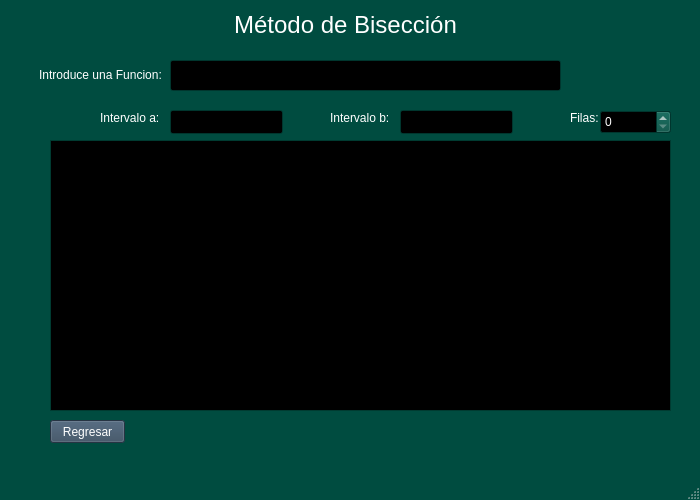
<?xml version="1.0" encoding="UTF-8"?>
<ui version="4.0">
 <class>biseccion</class>
 <widget class="QMainWindow" name="biseccion">
  <property name="geometry">
   <rect>
    <x>0</x>
    <y>0</y>
    <width>700</width>
    <height>500</height>
   </rect>
  </property>
  <property name="palette">
   <palette>
    <active>
     <colorrole role="WindowText">
      <brush brushstyle="SolidPattern">
       <color alpha="255">
        <red>255</red>
        <green>255</green>
        <blue>255</blue>
       </color>
      </brush>
     </colorrole>
     <colorrole role="Button">
      <brush brushstyle="SolidPattern">
       <color alpha="255">
        <red>0</red>
        <green>76</green>
        <blue>64</blue>
       </color>
      </brush>
     </colorrole>
     <colorrole role="Light">
      <brush brushstyle="SolidPattern">
       <color alpha="255">
        <red>0</red>
        <green>114</green>
        <blue>96</blue>
       </color>
      </brush>
     </colorrole>
     <colorrole role="Midlight">
      <brush brushstyle="SolidPattern">
       <color alpha="255">
        <red>0</red>
        <green>95</green>
        <blue>80</blue>
       </color>
      </brush>
     </colorrole>
     <colorrole role="Dark">
      <brush brushstyle="SolidPattern">
       <color alpha="255">
        <red>0</red>
        <green>38</green>
        <blue>32</blue>
       </color>
      </brush>
     </colorrole>
     <colorrole role="Mid">
      <brush brushstyle="SolidPattern">
       <color alpha="255">
        <red>0</red>
        <green>50</green>
        <blue>42</blue>
       </color>
      </brush>
     </colorrole>
     <colorrole role="Text">
      <brush brushstyle="SolidPattern">
       <color alpha="255">
        <red>255</red>
        <green>255</green>
        <blue>255</blue>
       </color>
      </brush>
     </colorrole>
     <colorrole role="BrightText">
      <brush brushstyle="SolidPattern">
       <color alpha="255">
        <red>255</red>
        <green>255</green>
        <blue>255</blue>
       </color>
      </brush>
     </colorrole>
     <colorrole role="ButtonText">
      <brush brushstyle="SolidPattern">
       <color alpha="255">
        <red>255</red>
        <green>255</green>
        <blue>255</blue>
       </color>
      </brush>
     </colorrole>
     <colorrole role="Base">
      <brush brushstyle="SolidPattern">
       <color alpha="255">
        <red>0</red>
        <green>0</green>
        <blue>0</blue>
       </color>
      </brush>
     </colorrole>
     <colorrole role="Window">
      <brush brushstyle="SolidPattern">
       <color alpha="255">
        <red>0</red>
        <green>76</green>
        <blue>64</blue>
       </color>
      </brush>
     </colorrole>
     <colorrole role="Shadow">
      <brush brushstyle="SolidPattern">
       <color alpha="255">
        <red>0</red>
        <green>0</green>
        <blue>0</blue>
       </color>
      </brush>
     </colorrole>
     <colorrole role="AlternateBase">
      <brush brushstyle="SolidPattern">
       <color alpha="255">
        <red>0</red>
        <green>38</green>
        <blue>32</blue>
       </color>
      </brush>
     </colorrole>
     <colorrole role="ToolTipBase">
      <brush brushstyle="SolidPattern">
       <color alpha="255">
        <red>255</red>
        <green>255</green>
        <blue>220</blue>
       </color>
      </brush>
     </colorrole>
     <colorrole role="ToolTipText">
      <brush brushstyle="SolidPattern">
       <color alpha="255">
        <red>46</red>
        <green>52</green>
        <blue>54</blue>
       </color>
      </brush>
     </colorrole>
     <colorrole role="PlaceholderText">
      <brush brushstyle="SolidPattern">
       <color alpha="128">
        <red>255</red>
        <green>255</green>
        <blue>255</blue>
       </color>
      </brush>
     </colorrole>
    </active>
    <inactive>
     <colorrole role="WindowText">
      <brush brushstyle="SolidPattern">
       <color alpha="255">
        <red>255</red>
        <green>255</green>
        <blue>255</blue>
       </color>
      </brush>
     </colorrole>
     <colorrole role="Button">
      <brush brushstyle="SolidPattern">
       <color alpha="255">
        <red>0</red>
        <green>76</green>
        <blue>64</blue>
       </color>
      </brush>
     </colorrole>
     <colorrole role="Light">
      <brush brushstyle="SolidPattern">
       <color alpha="255">
        <red>0</red>
        <green>114</green>
        <blue>96</blue>
       </color>
      </brush>
     </colorrole>
     <colorrole role="Midlight">
      <brush brushstyle="SolidPattern">
       <color alpha="255">
        <red>0</red>
        <green>95</green>
        <blue>80</blue>
       </color>
      </brush>
     </colorrole>
     <colorrole role="Dark">
      <brush brushstyle="SolidPattern">
       <color alpha="255">
        <red>0</red>
        <green>38</green>
        <blue>32</blue>
       </color>
      </brush>
     </colorrole>
     <colorrole role="Mid">
      <brush brushstyle="SolidPattern">
       <color alpha="255">
        <red>0</red>
        <green>50</green>
        <blue>42</blue>
       </color>
      </brush>
     </colorrole>
     <colorrole role="Text">
      <brush brushstyle="SolidPattern">
       <color alpha="255">
        <red>255</red>
        <green>255</green>
        <blue>255</blue>
       </color>
      </brush>
     </colorrole>
     <colorrole role="BrightText">
      <brush brushstyle="SolidPattern">
       <color alpha="255">
        <red>255</red>
        <green>255</green>
        <blue>255</blue>
       </color>
      </brush>
     </colorrole>
     <colorrole role="ButtonText">
      <brush brushstyle="SolidPattern">
       <color alpha="255">
        <red>255</red>
        <green>255</green>
        <blue>255</blue>
       </color>
      </brush>
     </colorrole>
     <colorrole role="Base">
      <brush brushstyle="SolidPattern">
       <color alpha="255">
        <red>0</red>
        <green>0</green>
        <blue>0</blue>
       </color>
      </brush>
     </colorrole>
     <colorrole role="Window">
      <brush brushstyle="SolidPattern">
       <color alpha="255">
        <red>0</red>
        <green>76</green>
        <blue>64</blue>
       </color>
      </brush>
     </colorrole>
     <colorrole role="Shadow">
      <brush brushstyle="SolidPattern">
       <color alpha="255">
        <red>0</red>
        <green>0</green>
        <blue>0</blue>
       </color>
      </brush>
     </colorrole>
     <colorrole role="AlternateBase">
      <brush brushstyle="SolidPattern">
       <color alpha="255">
        <red>0</red>
        <green>38</green>
        <blue>32</blue>
       </color>
      </brush>
     </colorrole>
     <colorrole role="ToolTipBase">
      <brush brushstyle="SolidPattern">
       <color alpha="255">
        <red>255</red>
        <green>255</green>
        <blue>220</blue>
       </color>
      </brush>
     </colorrole>
     <colorrole role="ToolTipText">
      <brush brushstyle="SolidPattern">
       <color alpha="255">
        <red>46</red>
        <green>52</green>
        <blue>54</blue>
       </color>
      </brush>
     </colorrole>
     <colorrole role="PlaceholderText">
      <brush brushstyle="SolidPattern">
       <color alpha="128">
        <red>255</red>
        <green>255</green>
        <blue>255</blue>
       </color>
      </brush>
     </colorrole>
    </inactive>
    <disabled>
     <colorrole role="WindowText">
      <brush brushstyle="SolidPattern">
       <color alpha="255">
        <red>0</red>
        <green>38</green>
        <blue>32</blue>
       </color>
      </brush>
     </colorrole>
     <colorrole role="Button">
      <brush brushstyle="SolidPattern">
       <color alpha="255">
        <red>0</red>
        <green>76</green>
        <blue>64</blue>
       </color>
      </brush>
     </colorrole>
     <colorrole role="Light">
      <brush brushstyle="SolidPattern">
       <color alpha="255">
        <red>0</red>
        <green>114</green>
        <blue>96</blue>
       </color>
      </brush>
     </colorrole>
     <colorrole role="Midlight">
      <brush brushstyle="SolidPattern">
       <color alpha="255">
        <red>0</red>
        <green>95</green>
        <blue>80</blue>
       </color>
      </brush>
     </colorrole>
     <colorrole role="Dark">
      <brush brushstyle="SolidPattern">
       <color alpha="255">
        <red>0</red>
        <green>38</green>
        <blue>32</blue>
       </color>
      </brush>
     </colorrole>
     <colorrole role="Mid">
      <brush brushstyle="SolidPattern">
       <color alpha="255">
        <red>0</red>
        <green>50</green>
        <blue>42</blue>
       </color>
      </brush>
     </colorrole>
     <colorrole role="Text">
      <brush brushstyle="SolidPattern">
       <color alpha="255">
        <red>0</red>
        <green>38</green>
        <blue>32</blue>
       </color>
      </brush>
     </colorrole>
     <colorrole role="BrightText">
      <brush brushstyle="SolidPattern">
       <color alpha="255">
        <red>255</red>
        <green>255</green>
        <blue>255</blue>
       </color>
      </brush>
     </colorrole>
     <colorrole role="ButtonText">
      <brush brushstyle="SolidPattern">
       <color alpha="255">
        <red>0</red>
        <green>38</green>
        <blue>32</blue>
       </color>
      </brush>
     </colorrole>
     <colorrole role="Base">
      <brush brushstyle="SolidPattern">
       <color alpha="255">
        <red>0</red>
        <green>76</green>
        <blue>64</blue>
       </color>
      </brush>
     </colorrole>
     <colorrole role="Window">
      <brush brushstyle="SolidPattern">
       <color alpha="255">
        <red>0</red>
        <green>76</green>
        <blue>64</blue>
       </color>
      </brush>
     </colorrole>
     <colorrole role="Shadow">
      <brush brushstyle="SolidPattern">
       <color alpha="255">
        <red>0</red>
        <green>0</green>
        <blue>0</blue>
       </color>
      </brush>
     </colorrole>
     <colorrole role="AlternateBase">
      <brush brushstyle="SolidPattern">
       <color alpha="255">
        <red>0</red>
        <green>76</green>
        <blue>64</blue>
       </color>
      </brush>
     </colorrole>
     <colorrole role="ToolTipBase">
      <brush brushstyle="SolidPattern">
       <color alpha="255">
        <red>255</red>
        <green>255</green>
        <blue>220</blue>
       </color>
      </brush>
     </colorrole>
     <colorrole role="ToolTipText">
      <brush brushstyle="SolidPattern">
       <color alpha="255">
        <red>46</red>
        <green>52</green>
        <blue>54</blue>
       </color>
      </brush>
     </colorrole>
     <colorrole role="PlaceholderText">
      <brush brushstyle="SolidPattern">
       <color alpha="128">
        <red>255</red>
        <green>255</green>
        <blue>255</blue>
       </color>
      </brush>
     </colorrole>
    </disabled>
   </palette>
  </property>
  <property name="windowTitle">
   <string>MainWindow</string>
  </property>
  <widget class="QWidget" name="centralwidget">
   <widget class="QLabel" name="label">
    <property name="geometry">
     <rect>
      <x>200</x>
      <y>10</y>
      <width>291</width>
      <height>31</height>
     </rect>
    </property>
    <property name="text">
     <string>&lt;html&gt;&lt;head/&gt;&lt;body&gt;&lt;p align=&quot;center&quot;&gt;&lt;span style=&quot; font-size:18pt;&quot;&gt;Método de Bisección&lt;/span&gt;&lt;/p&gt;&lt;/body&gt;&lt;/html&gt;</string>
    </property>
   </widget>
   <widget class="QPushButton" name="pushButton">
    <property name="geometry">
     <rect>
      <x>50</x>
      <y>420</y>
      <width>75</width>
      <height>23</height>
     </rect>
    </property>
    <property name="palette">
     <palette>
      <active>
       <colorrole role="WindowText">
        <brush brushstyle="SolidPattern">
         <color alpha="255">
          <red>255</red>
          <green>255</green>
          <blue>255</blue>
         </color>
        </brush>
       </colorrole>
       <colorrole role="Button">
        <brush brushstyle="SolidPattern">
         <color alpha="255">
          <red>53</red>
          <green>73</green>
          <blue>94</blue>
         </color>
        </brush>
       </colorrole>
       <colorrole role="Light">
        <brush brushstyle="SolidPattern">
         <color alpha="255">
          <red>79</red>
          <green>109</green>
          <blue>141</blue>
         </color>
        </brush>
       </colorrole>
       <colorrole role="Midlight">
        <brush brushstyle="SolidPattern">
         <color alpha="255">
          <red>66</red>
          <green>91</green>
          <blue>117</blue>
         </color>
        </brush>
       </colorrole>
       <colorrole role="Dark">
        <brush brushstyle="SolidPattern">
         <color alpha="255">
          <red>26</red>
          <green>36</green>
          <blue>47</blue>
         </color>
        </brush>
       </colorrole>
       <colorrole role="Mid">
        <brush brushstyle="SolidPattern">
         <color alpha="255">
          <red>35</red>
          <green>48</green>
          <blue>62</blue>
         </color>
        </brush>
       </colorrole>
       <colorrole role="Text">
        <brush brushstyle="SolidPattern">
         <color alpha="255">
          <red>255</red>
          <green>255</green>
          <blue>255</blue>
         </color>
        </brush>
       </colorrole>
       <colorrole role="BrightText">
        <brush brushstyle="SolidPattern">
         <color alpha="255">
          <red>255</red>
          <green>255</green>
          <blue>255</blue>
         </color>
        </brush>
       </colorrole>
       <colorrole role="ButtonText">
        <brush brushstyle="SolidPattern">
         <color alpha="255">
          <red>255</red>
          <green>255</green>
          <blue>255</blue>
         </color>
        </brush>
       </colorrole>
       <colorrole role="Base">
        <brush brushstyle="SolidPattern">
         <color alpha="255">
          <red>0</red>
          <green>0</green>
          <blue>0</blue>
         </color>
        </brush>
       </colorrole>
       <colorrole role="Window">
        <brush brushstyle="SolidPattern">
         <color alpha="255">
          <red>53</red>
          <green>73</green>
          <blue>94</blue>
         </color>
        </brush>
       </colorrole>
       <colorrole role="Shadow">
        <brush brushstyle="SolidPattern">
         <color alpha="255">
          <red>0</red>
          <green>0</green>
          <blue>0</blue>
         </color>
        </brush>
       </colorrole>
       <colorrole role="AlternateBase">
        <brush brushstyle="SolidPattern">
         <color alpha="255">
          <red>26</red>
          <green>36</green>
          <blue>47</blue>
         </color>
        </brush>
       </colorrole>
       <colorrole role="ToolTipBase">
        <brush brushstyle="SolidPattern">
         <color alpha="255">
          <red>255</red>
          <green>255</green>
          <blue>220</blue>
         </color>
        </brush>
       </colorrole>
       <colorrole role="ToolTipText">
        <brush brushstyle="SolidPattern">
         <color alpha="255">
          <red>0</red>
          <green>0</green>
          <blue>0</blue>
         </color>
        </brush>
       </colorrole>
       <colorrole role="PlaceholderText">
        <brush brushstyle="SolidPattern">
         <color alpha="128">
          <red>255</red>
          <green>255</green>
          <blue>255</blue>
         </color>
        </brush>
       </colorrole>
      </active>
      <inactive>
       <colorrole role="WindowText">
        <brush brushstyle="SolidPattern">
         <color alpha="255">
          <red>255</red>
          <green>255</green>
          <blue>255</blue>
         </color>
        </brush>
       </colorrole>
       <colorrole role="Button">
        <brush brushstyle="SolidPattern">
         <color alpha="255">
          <red>53</red>
          <green>73</green>
          <blue>94</blue>
         </color>
        </brush>
       </colorrole>
       <colorrole role="Light">
        <brush brushstyle="SolidPattern">
         <color alpha="255">
          <red>79</red>
          <green>109</green>
          <blue>141</blue>
         </color>
        </brush>
       </colorrole>
       <colorrole role="Midlight">
        <brush brushstyle="SolidPattern">
         <color alpha="255">
          <red>66</red>
          <green>91</green>
          <blue>117</blue>
         </color>
        </brush>
       </colorrole>
       <colorrole role="Dark">
        <brush brushstyle="SolidPattern">
         <color alpha="255">
          <red>26</red>
          <green>36</green>
          <blue>47</blue>
         </color>
        </brush>
       </colorrole>
       <colorrole role="Mid">
        <brush brushstyle="SolidPattern">
         <color alpha="255">
          <red>35</red>
          <green>48</green>
          <blue>62</blue>
         </color>
        </brush>
       </colorrole>
       <colorrole role="Text">
        <brush brushstyle="SolidPattern">
         <color alpha="255">
          <red>255</red>
          <green>255</green>
          <blue>255</blue>
         </color>
        </brush>
       </colorrole>
       <colorrole role="BrightText">
        <brush brushstyle="SolidPattern">
         <color alpha="255">
          <red>255</red>
          <green>255</green>
          <blue>255</blue>
         </color>
        </brush>
       </colorrole>
       <colorrole role="ButtonText">
        <brush brushstyle="SolidPattern">
         <color alpha="255">
          <red>255</red>
          <green>255</green>
          <blue>255</blue>
         </color>
        </brush>
       </colorrole>
       <colorrole role="Base">
        <brush brushstyle="SolidPattern">
         <color alpha="255">
          <red>0</red>
          <green>0</green>
          <blue>0</blue>
         </color>
        </brush>
       </colorrole>
       <colorrole role="Window">
        <brush brushstyle="SolidPattern">
         <color alpha="255">
          <red>53</red>
          <green>73</green>
          <blue>94</blue>
         </color>
        </brush>
       </colorrole>
       <colorrole role="Shadow">
        <brush brushstyle="SolidPattern">
         <color alpha="255">
          <red>0</red>
          <green>0</green>
          <blue>0</blue>
         </color>
        </brush>
       </colorrole>
       <colorrole role="AlternateBase">
        <brush brushstyle="SolidPattern">
         <color alpha="255">
          <red>26</red>
          <green>36</green>
          <blue>47</blue>
         </color>
        </brush>
       </colorrole>
       <colorrole role="ToolTipBase">
        <brush brushstyle="SolidPattern">
         <color alpha="255">
          <red>255</red>
          <green>255</green>
          <blue>220</blue>
         </color>
        </brush>
       </colorrole>
       <colorrole role="ToolTipText">
        <brush brushstyle="SolidPattern">
         <color alpha="255">
          <red>0</red>
          <green>0</green>
          <blue>0</blue>
         </color>
        </brush>
       </colorrole>
       <colorrole role="PlaceholderText">
        <brush brushstyle="SolidPattern">
         <color alpha="128">
          <red>255</red>
          <green>255</green>
          <blue>255</blue>
         </color>
        </brush>
       </colorrole>
      </inactive>
      <disabled>
       <colorrole role="WindowText">
        <brush brushstyle="SolidPattern">
         <color alpha="255">
          <red>26</red>
          <green>36</green>
          <blue>47</blue>
         </color>
        </brush>
       </colorrole>
       <colorrole role="Button">
        <brush brushstyle="SolidPattern">
         <color alpha="255">
          <red>53</red>
          <green>73</green>
          <blue>94</blue>
         </color>
        </brush>
       </colorrole>
       <colorrole role="Light">
        <brush brushstyle="SolidPattern">
         <color alpha="255">
          <red>79</red>
          <green>109</green>
          <blue>141</blue>
         </color>
        </brush>
       </colorrole>
       <colorrole role="Midlight">
        <brush brushstyle="SolidPattern">
         <color alpha="255">
          <red>66</red>
          <green>91</green>
          <blue>117</blue>
         </color>
        </brush>
       </colorrole>
       <colorrole role="Dark">
        <brush brushstyle="SolidPattern">
         <color alpha="255">
          <red>26</red>
          <green>36</green>
          <blue>47</blue>
         </color>
        </brush>
       </colorrole>
       <colorrole role="Mid">
        <brush brushstyle="SolidPattern">
         <color alpha="255">
          <red>35</red>
          <green>48</green>
          <blue>62</blue>
         </color>
        </brush>
       </colorrole>
       <colorrole role="Text">
        <brush brushstyle="SolidPattern">
         <color alpha="255">
          <red>26</red>
          <green>36</green>
          <blue>47</blue>
         </color>
        </brush>
       </colorrole>
       <colorrole role="BrightText">
        <brush brushstyle="SolidPattern">
         <color alpha="255">
          <red>255</red>
          <green>255</green>
          <blue>255</blue>
         </color>
        </brush>
       </colorrole>
       <colorrole role="ButtonText">
        <brush brushstyle="SolidPattern">
         <color alpha="255">
          <red>26</red>
          <green>36</green>
          <blue>47</blue>
         </color>
        </brush>
       </colorrole>
       <colorrole role="Base">
        <brush brushstyle="SolidPattern">
         <color alpha="255">
          <red>53</red>
          <green>73</green>
          <blue>94</blue>
         </color>
        </brush>
       </colorrole>
       <colorrole role="Window">
        <brush brushstyle="SolidPattern">
         <color alpha="255">
          <red>53</red>
          <green>73</green>
          <blue>94</blue>
         </color>
        </brush>
       </colorrole>
       <colorrole role="Shadow">
        <brush brushstyle="SolidPattern">
         <color alpha="255">
          <red>0</red>
          <green>0</green>
          <blue>0</blue>
         </color>
        </brush>
       </colorrole>
       <colorrole role="AlternateBase">
        <brush brushstyle="SolidPattern">
         <color alpha="255">
          <red>53</red>
          <green>73</green>
          <blue>94</blue>
         </color>
        </brush>
       </colorrole>
       <colorrole role="ToolTipBase">
        <brush brushstyle="SolidPattern">
         <color alpha="255">
          <red>255</red>
          <green>255</green>
          <blue>220</blue>
         </color>
        </brush>
       </colorrole>
       <colorrole role="ToolTipText">
        <brush brushstyle="SolidPattern">
         <color alpha="255">
          <red>0</red>
          <green>0</green>
          <blue>0</blue>
         </color>
        </brush>
       </colorrole>
       <colorrole role="PlaceholderText">
        <brush brushstyle="SolidPattern">
         <color alpha="128">
          <red>255</red>
          <green>255</green>
          <blue>255</blue>
         </color>
        </brush>
       </colorrole>
      </disabled>
     </palette>
    </property>
    <property name="text">
     <string>Regresar</string>
    </property>
   </widget>
   <widget class="QLabel" name="label_2">
    <property name="geometry">
     <rect>
      <x>30</x>
      <y>60</y>
      <width>141</width>
      <height>31</height>
     </rect>
    </property>
    <property name="text">
     <string>&lt;html&gt;&lt;head/&gt;&lt;body&gt;&lt;p align=&quot;center&quot;&gt;Introduce una Funcion:&lt;/p&gt;&lt;/body&gt;&lt;/html&gt;</string>
    </property>
   </widget>
   <widget class="QLineEdit" name="lineForm">
    <property name="geometry">
     <rect>
      <x>170</x>
      <y>60</y>
      <width>391</width>
      <height>31</height>
     </rect>
    </property>
   </widget>
   <widget class="QLabel" name="label_3">
    <property name="geometry">
     <rect>
      <x>122</x>
      <y>217</y>
      <width>551</width>
      <height>21</height>
     </rect>
    </property>
    <property name="text">
     <string/>
    </property>
   </widget>
   <widget class="QLabel" name="label_4">
    <property name="geometry">
     <rect>
      <x>90</x>
      <y>220</y>
      <width>58</width>
      <height>16</height>
     </rect>
    </property>
    <property name="text">
     <string>Raíz:</string>
    </property>
   </widget>
   <widget class="QLineEdit" name="lineEdit_2">
    <property name="geometry">
     <rect>
      <x>170</x>
      <y>110</y>
      <width>113</width>
      <height>24</height>
     </rect>
    </property>
   </widget>
   <widget class="QLineEdit" name="lineEdit_3">
    <property name="geometry">
     <rect>
      <x>400</x>
      <y>110</y>
      <width>113</width>
      <height>24</height>
     </rect>
    </property>
   </widget>
   <widget class="QLabel" name="label_5">
    <property name="geometry">
     <rect>
      <x>100</x>
      <y>110</y>
      <width>71</width>
      <height>16</height>
     </rect>
    </property>
    <property name="text">
     <string>Intervalo a:</string>
    </property>
   </widget>
   <widget class="QLabel" name="label_6">
    <property name="geometry">
     <rect>
      <x>330</x>
      <y>110</y>
      <width>71</width>
      <height>16</height>
     </rect>
    </property>
    <property name="text">
     <string>Intervalo b:</string>
    </property>
   </widget>
   <widget class="QTableView" name="tableViewTabla">
    <property name="geometry">
     <rect>
      <x>50</x>
      <y>140</y>
      <width>621</width>
      <height>271</height>
     </rect>
    </property>
   </widget>
   <widget class="QSpinBox" name="spinBox">
    <property name="geometry">
     <rect>
      <x>600</x>
      <y>110</y>
      <width>71</width>
      <height>24</height>
     </rect>
    </property>
   </widget>
   <widget class="QLabel" name="label_7">
    <property name="geometry">
     <rect>
      <x>570</x>
      <y>110</y>
      <width>58</width>
      <height>16</height>
     </rect>
    </property>
    <property name="text">
     <string>Filas:</string>
    </property>
   </widget>
  </widget>
  <widget class="QMenuBar" name="menubar">
   <property name="geometry">
    <rect>
     <x>0</x>
     <y>0</y>
     <width>700</width>
     <height>21</height>
    </rect>
   </property>
  </widget>
  <widget class="QStatusBar" name="statusbar"/>
 </widget>
 <resources/>
 <connections/>
</ui>
